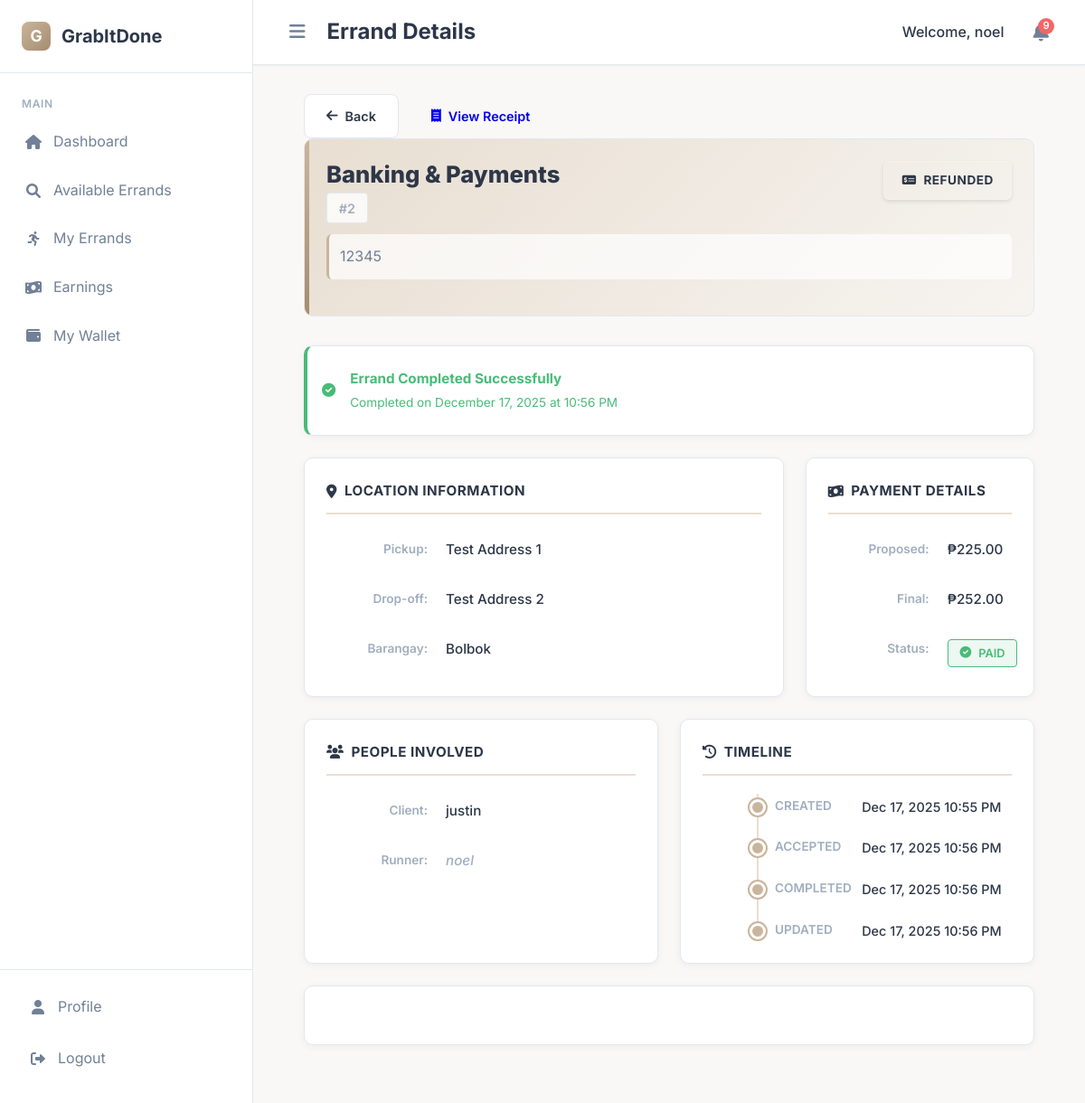
Page /view-errand/2 (signed in) on the committed database.
### app/models.py (models this page shows, shortened)
class Errand(db.Model):
    id = db.Column(db.Integer, primary_key=True)
    category = db.Column(db.String(100), nullable=False)
    description = db.Column(db.Text, nullable=False)
    pickup_address = db.Column(db.String(200), nullable=False)
    dropoff_address = db.Column(db.String(200), nullable=False)
    barangay = db.Column(db.String(100), nullable=False)
    preferred_time = db.Column(db.DateTime)
    proposed_fee = db.Column(db.Float, nullable=False)
    final_fee = db.Column(db.Float)
    status = db.Column(db.String(20), default='Pending')
    client_id = db.Column(db.Integer, db.ForeignKey('user.id'), nullable=False)
    runner_id = db.Column(db.Integer, db.ForeignKey('user.id'))
    payment_id = db.Column(db.Integer, db.ForeignKey('payment.id'))
    created_at = db.Column(db.DateTime, default=datetime.utcnow)
    updated_at = db.Column(db.DateTime, default=datetime.utcnow, onupdate=datetime.utcnow)
    accepted_at = db.Column(db.DateTime)
    completed_at = db.Column(db.DateTime)
    payment = db.relationship('Payment', backref='errand_payment', foreign_keys=[payment_id])

class WalletTransaction(db.Model):
    id = db.Column(db.Integer, primary_key=True)
    user_id = db.Column(db.Integer, db.ForeignKey('user.id'), nullable=False)
    wallet_id = db.Column(db.Integer, db.ForeignKey('wallet.id'), nullable=False)
    transaction_type = db.Column(db.String(50), nullable=False)  # deposit, withdrawal, payment, refund, earnings
    amount = db.Column(db.Float, nullable=False)
    balance_before = db.Column(db.Float, nullable=False)
    balance_after = db.Column(db.Float, nullable=False)
    description = db.Column(db.Text)
    reference_id = db.Column(db.String(100))  # payment_id, errand_id, or external reference
    status = db.Column(db.String(20), default='completed')  # pending, completed, failed, refunded
    created_at = db.Column(db.DateTime, default=datetime.utcnow)

class User(db.Model):
    id = db.Column(db.Integer, primary_key=True)
    username = db.Column(db.String(80), unique=True, nullable=False)
    email = db.Column(db.String(120), unique=True, nullable=False)
    password_hash = db.Column(db.String(200), nullable=False)
    role = db.Column(db.String(20), nullable=False)  # client, runner, admin
    first_name = db.Column(db.String(50))
    last_name = db.Column(db.String(50))
    phone = db.Column(db.String(20))
    barangay = db.Column(db.String(100))
    address = db.Column(db.Text)
    bio = db.Column(db.Text)
    vehicle_type = db.Column(db.String(50))
    available_hours = db.Column(db.String(100))
    verified = db.Column(db.Boolean, default=False)
    verification_requested = db.Column(db.Boolean, default=False)
    verification_status = db.Column(db.String(20), default='not_requested')
    last_verification_date = db.Column(db.DateTime)
    rejection_reason = db.Column(db.Text, nullable=True)
    is_active = db.Column(db.Boolean, default=True)
    created_at = db.Column(db.DateTime, default=datetime.utcnow)
    wallet_balance = db.Column(db.Float, default=0.0)
    total_earnings = db.Column(db.Float, default=0.0)
    total_spent = db.Column(db.Float, default=0.0)
    average_rating = db.Column(db.Float, default=0.0)
    rating_count = db.Column(db.Integer, default=0)
    received_ratings = db.relationship('Rating', foreign_keys='Rating.runner_id', backref='rated_runner', lazy=True)
    given_ratings = db.relationship('Rating', foreign_keys='Rating.client_id', backref='rating_author', lazy=True)
    created_errands = db.relationship('Errand', foreign_keys='Errand.client_id', backref='user_client', lazy=True)
    accepted_errands = db.relationship('Errand', foreign_keys='Errand.runner_id', backref='user_runner', lazy=True)
    client_payments = db.relationship('Payment', foreign_keys='Payment.client_id', backref='payment_client_user', lazy=True)
    runner_payments = db.relationship('Payment', foreign_keys='Payment.runner_id', backref='payment_runner_user', lazy=True)
    wallet_transactions = db.relationship('WalletTransaction', backref='transaction_user', lazy=True)
    user_payment_methods = db.relationship('PaymentMethod', backref='method_owner', lazy=True)
    user_wallet = db.relationship('Wallet', backref='wallet_owner_user', uselist=False)

### app/routes.py (the view)
@bp.route('/view-errand/<int:errand_id>')
@login_required()
def view_errand(errand_id):
    user = User.query.get(session['user_id'])
    errand = Errand.query.get_or_404(errand_id)
    if user.role == 'runner' and errand.runner_id != user.id and errand.status == 'Pending':
        if not user.verified and user.verification_status != 'approved':
            flash('You need to verify your account to view available errands.', 'error')
            return redirect(url_for('main.verification'))
    if user.role == 'client' and errand.client_id != user.id:
        flash('You can only view your own errands.', 'error')
        return redirect(url_for('main.dashboard'))
    if user.role == 'runner' and errand.runner_id != user.id and errand.status != 'Pending':
        flash('You can only view errands you accepted.', 'error')
        return redirect(url_for('main.dashboard'))
    client = User.query.get(errand.client_id)
    runner = User.query.get(errand.runner_id) if errand.runner_id else None
    refund_status = get_errand_refund_status(errand_id)
    display_status = get_errand_display_status(errand)
    return render_template('shared/view_errand_details.html',
                        errand=errand,
                        client=client,
                        runner=runner,
                        refund_status=refund_status,
                        display_status=display_status,
                        get_errand_refund_status=get_errand_refund_status,
                        get_errand_display_status=get_errand_display_status)

### app/routes.py (called while the page is built)
def validate_session():
    if 'user_id' not in session:
        return False
    session_hash = session.get('session_id')
    cookie_session = request.cookies.get('user_session')
    if not session_hash or not cookie_session:
        return False
    expected_cookie = f"{session['user_id']}_{session_hash}"
    return cookie_session == expected_cookie

def get_errand_refund_status(errand_id):
    refund_request = WalletTransaction.query.filter(
        WalletTransaction.transaction_type.in_(['refund_request', 'refund']),
        WalletTransaction.description.like(f'%errand #{errand_id}%')
    ).order_by(WalletTransaction.created_at.desc()).first()
    if refund_request:
        if refund_request.status == 'pending':
            return 'refund_pending'
        elif refund_request.status == 'rejected':
            return 'refund_rejected'
        elif refund_request.status == 'completed':
            return 'refunded'
    return None

def get_errand_display_status(errand):
    if errand.status == 'Completed':
        refund_status = get_errand_refund_status(errand.id)
        if refund_status == 'refunded':
            return 'Refunded'
        elif refund_status == 'refund_pending':
            return 'Refund Pending'
        elif refund_status == 'refund_rejected':
            return 'Refund Rejected'
    return errand.status  # Return original status for all other cases

### app/templates/shared/view_errand_details.html (shortened to what this page needs)
{% extends 'base.html' %}
{% block header_title %}Errand Details{% endblock %}
{% block content %}
<div class="errand-container">
    <div class="action-buttons-top">
        {% if request.referrer and 'request-refund' not in request.referrer and 'view-errand' not in request.referrer %}
            <a href="{{ request.referrer }}" class="btn btn-secondary">
                <i class="fas fa-arrow-left"></i> Back
            </a>
        {% endif %}
        {% if errand.status == 'Completed' or errand.status == 'Canceled' %}
            <a href="{{ url_for('main.view_receipt', errand_id=errand.id) }}" class="btn btn-success">
                <i class="fas fa-receipt"></i> View Receipt
            </a>
        {% endif %}
    </div>
    <div class="errand-header">
        <div class="header-top">
            <div class="errand-title-section">
                <h1 class="errand-title">{{ errand.category }}</h1>
                <span class="errand-id">#{{ errand.id }}</span>
            </div>
            <div class="status-badge status-{{ get_errand_display_status(errand)|lower|replace(' ', '-') }}">
                <i class="fas
                    {% if get_errand_display_status(errand) == 'Refunded' %}fa-money-check-alt
                    {% elif get_errand_display_status(errand) == 'Refund Pending' %}fa-clock
                    {% elif get_errand_display_status(errand) == 'Refund Rejected' %}fa-times-circle
                    {% elif get_errand_display_status(errand) == 'Completed' %}fa-check-circle
                    {% elif get_errand_display_status(errand) == 'Canceled' %}fa-times-circle
                    {% elif get_errand_display_status(errand) == 'In Progress' %}fa-sync-alt
                    {% elif get_errand_display_status(errand) == 'Accepted' %}fa-user-check
                    {% else %}fa-clock{% endif %}">
                </i>
                {{ get_errand_display_status(errand) }}
            </div>
        </div>
        <div class="errand-description">{{ errand.description }}</div>
    </div>
    {% if errand.status == 'Completed' %}
    <div class="grid-status-message message-success">
        <div class="status-message-content">
            <i class="fas fa-check-circle"></i>
            <div>
                <strong>Errand Completed Successfully</strong>
                <div style="font-size: 0.85rem; margin-top: 0.25rem;">
                    Completed on {{ errand.completed_at.strftime('%B %d, %Y at %I:%M %p') }}
                </div>
            </div>
        </div>
    </div>
    {% endif %}
    <div class="details-grid">
        <div class="grid-item grid-location">
            <div class="grid-title">
                <i class="fas fa-map-marker-alt"></i>
                Location Information
            </div>
            <div class="info-row">
                <div class="info-label">Pickup:</div>
                <div class="info-value">{{ errand.pickup_address }}</div>
            </div>
            <div class="info-row">
                <div class="info-label">Drop-off:</div>
                <div class="info-value">{{ errand.dropoff_address }}</div>
            </div>
            <div class="info-row">
                <div class="info-label">Barangay:</div>
                <div class="info-value">{{ errand.barangay }}</div>
            </div>
        </div>
        <div class="grid-item grid-payment">
            <div class="grid-title">
                <i class="fas fa-money-bill-wave"></i>
                Payment Details
            </div>
            <div class="info-row">
                <div class="info-label">Proposed:</div>
                <div class="info-value">₱{{ "%.2f"|format(errand.proposed_fee) }}</div>
            </div>
            {% if errand.final_fee %}
            <div class="info-row">
                <div class="info-label">Final:</div>
                <div class="info-value">₱{{ "%.2f"|format(errand.final_fee) }}</div>
            </div>
            {% endif %}
            <div class="info-row">
                <div class="info-label">Status:</div>
                <div class="info-value">
                    <span class="payment-status {% if errand.status == 'Completed' %}payment-paid{% else %}payment-pending{% endif %}">
                        <i class="fas {% if errand.status == 'Completed' %}fa-check-circle{% else %}fa-clock{% endif %}"></i>
                        {% if errand.status == 'Completed' %}PAID{% else %}PENDING{% endif %}
                    </span>
                </div>
            </div>
        </div>
        <div class="grid-item grid-people">
            <div class="grid-title">
                <i class="fas fa-users"></i>
                People Involved
            </div>
            <div class="info-row">
                <div class="info-label">Client:</div>
                <div class="info-value">
                    {% if client %}
                        {{ client.username }}
                    {% else %}
                        Unknown
                    {% endif %}
                </div>
            </div>
            <div class="info-row">
                <div class="info-label">Runner:</div>
                <div class="info-value">
                    {% if errand.runner_user %}
                        {{ errand.runner_user.username }}
                        {% if errand.runner_user.first_name or errand.runner_user.last_name %}
                            <div style="font-size: 0.85rem; color: var(--text-muted); margin-top: 0.1rem;">
                                {{ errand.runner_user.first_name or '' }} {{ errand.runner_user.last_name or '' }}
                            </div>
                        {% endif %}
                    {% else %}
                        <span style="color: var(--text-muted); font-style: italic;">{{ runner.username }}</span>
                    {% endif %}
                </div>
            </div>
        </div>
        <div class="grid-item grid-timeline">
            <div class="grid-title">
                <i class="fas fa-history"></i>
                Timeline
            </div>
            <ul class="timeline-list">
                <li class="timeline-item">
                    <div class="timeline-date">CREATED</div>
                    <div class="timeline-event">{{ errand.created_at.strftime('%b %d, %Y %I:%M %p') }}</div>
                </li>
                {% if errand.accepted_at %}
                <li class="timeline-item">
                    <div class="timeline-date">ACCEPTED</div>
                    <div class="timeline-event">{{ errand.accepted_at.strftime('%b %d, %Y %I:%M %p') }}</div>
                </li>
                {% endif %}
                {% if errand.completed_at %}
                <li class="timeline-item">
                    <div class="timeline-date">COMPLETED</div>
                    <div class="timeline-event">{{ errand.completed_at.strftime('%b %d, %Y %I:%M %p') }}</div>
                </li>
                {% endif %}
                {% if errand.updated_at and errand.updated_at != errand.created_at %}
                <li class="timeline-item">
                    <div class="timeline-date">UPDATED</div>
                    <div class="timeline-event">{{ errand.updated_at.strftime('%b %d, %Y %I:%M %p') }}</div>
                </li>
                {% endif %}
            </ul>
        </div>
        {% if errand.status == 'Completed' %}
        <div class="grid-item grid-feedback">
        </div>
        {% endif %}
    </div>
</div>
{% endblock %}

### app/templates/base.html (style rules this page uses)
:root { --primary: #C9B59C; --primary-dark: #B8A48B; --primary-light: #E8DED1; --secondary: #D9CFC7; --accent: #A58C6D; --background: #F9F8F6; --surface: #FFFFFF; --text-primary: #2D3748; --text-secondary: #718096; --text-muted: #A0AEC0; --border: #E2E8F0; --success: #48BB78; --warning: #ED8936; --error: #F56565; --info: #4299E1; --shadow-sm: 0 1px 2px 0 rgba(0, 0, 0, 0.05); --shadow: 0 1px 3px 0 rgba(0, 0, 0, 0.1), 0 1px 2px 0 rgba(0, 0, 0, 0.06); --shadow-md: 0 4px 6px -1px rgba(0, 0, 0, 0.1), 0 2px 4px -1px rgba(0, 0, 0, 0.06); --shadow-lg: 0 10px 15px -3px rgba(0, 0, 0, 0.1), 0 4px 6px -2px rgba(0, 0, 0, 0.05); --radius: 8px; --radius-lg: 16px; --sidebar-width: 280px; --sidebar-width-collapsed: 70px; }
* { margin: 0; padding: 0; box-sizing: border-box; }
body { font-family: 'Inter', sans-serif; line-height: 1.6; color: var(--text-primary); background: var(--background); min-height: 100vh; }
.btn { display: inline-flex; align-items: center; justify-content: center; gap: 0.5rem; padding: 0.75rem 1.5rem; border: none; border-radius: var(--radius); font-weight: 600; font-size: 0.9rem; text-decoration: none; cursor: pointer; font-family: inherit; }
.btn-secondary { background: var(--surface); color: var(--text-primary); border: 1px solid var(--border); }

### rows in the picture
Errand: category "Banking & Payments", id "2", status.status "REFUNDED", description "12345", completed_at "December 17, 2025 at 10:56 PM", pickup_address "Test Address 1", dropoff_address "Test Address 2", barangay "Bolbok", proposed_fee "225.00", final_fee "252.00", created_at "Dec 17, 2025 10:55 PM", accepted_at "Dec 17, 2025 10:56 PM", completed_at "Dec 17, 2025 10:56 PM", updated_at "Dec 17, 2025 10:56 PM"
User: username "justin"
User: username "noel"

### other values in the picture
{{ session.get('username') }} "noel"
{{ unread_notification_count }} "9"
